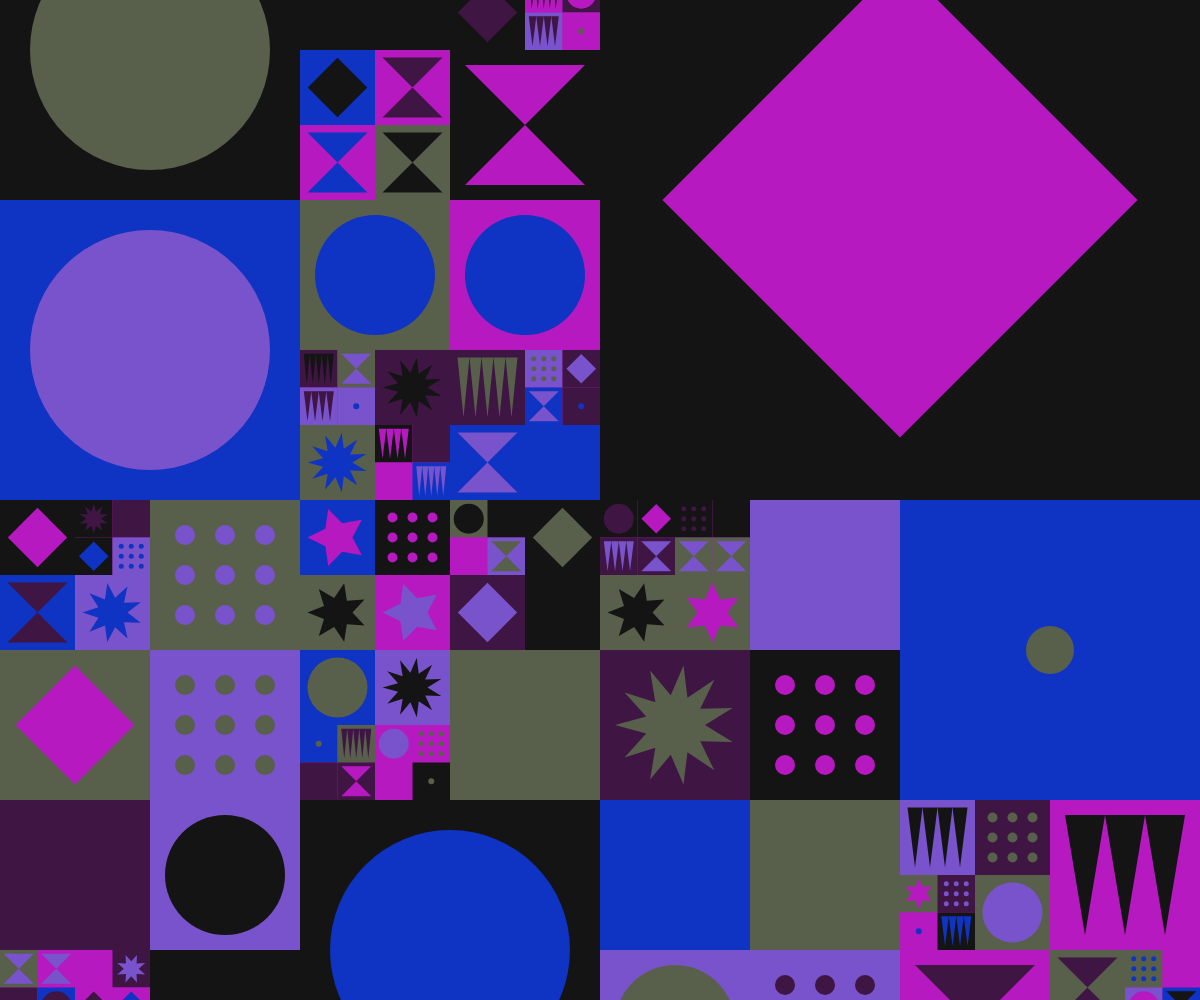
Frame 1 (no input)
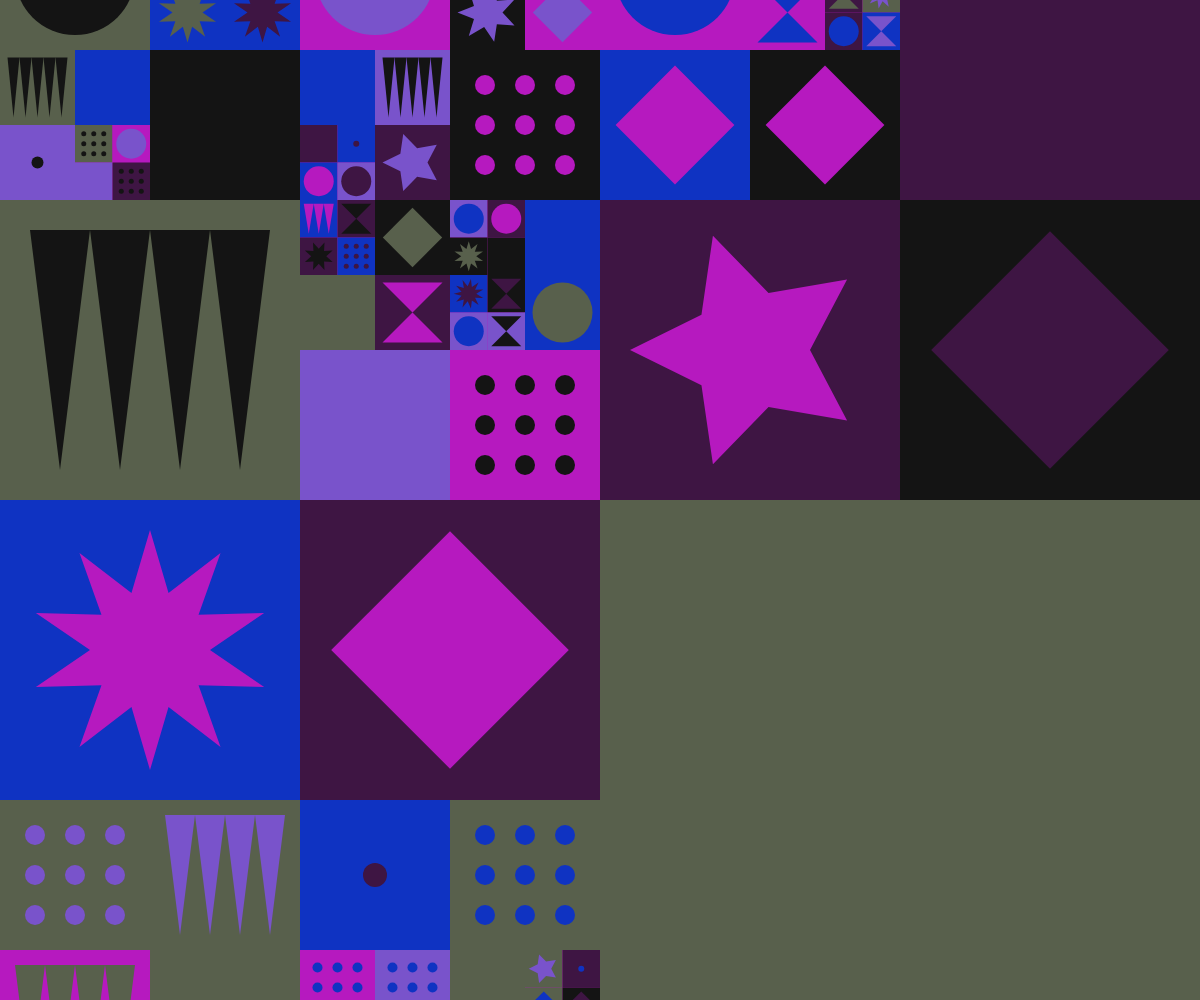
Frame 2 (the mouse pressed at the canvas centre, redrawn once)

The p5.js sketch that drew these frames (run headless with seeded random() and noise() and a simulated clock; the mouse was pressed at the canvas centre and the sketch redrawn once):

// p5.js sketch
// ── sketch.js
let colors = [];

function setup() {
  createCanvas(windowWidth, windowHeight);
  rectMode(CENTER);
  noLoop();
  generateNewPalette();
}

function draw() {
  background(colors[0]);
  let startSize = max(width, height);
  subdivide(width / 2, height / 2, startSize, 0);
}

function subdivide(x, y, s, depth) {
  let maxDepth = 5;
  let splitProb = map(depth, 0, maxDepth, 0.95, 0.1);

  if (depth < maxDepth && random() < splitProb) {
    let newS = s / 2;
    let off = s / 4;
    subdivide(x - off, y - off, newS, depth + 1);
    subdivide(x + off, y - off, newS, depth + 1);
    subdivide(x - off, y + off, newS, depth + 1);
    subdivide(x + off, y + off, newS, depth + 1);
  } else {
    drawCell(x, y, s);
  }
}

function drawCell(x, y, s) {
  push();
  translate(x, y);
  let bg = random(colors);
  fill(bg);
  noStroke();
  rect(0, 0, s, s);

  let fg = random(colors.filter(c => c !== bg));
  fill(fg);
  
  let type = floor(random(8));
  let inner = s * 0.8; 
  switch (type) {
    case 0: ellipse(0, 0, inner); break;
    case 1: drawStar(0, 0, inner/2, inner/4, floor(random(5, 12))); break;
    case 2: drawSawtooth(inner); break;
    case 3: 
      rotate(QUARTER_PI);
      rect(0, 0, inner * 0.7, inner * 0.7); 
      break;
    case 4: ellipse(0, 0, inner * 0.2); break;
    case 5: 
      triangle(-inner/2, -inner/2, inner/2, -inner/2, 0, 0);
      triangle(-inner/2, inner/2, inner/2, inner/2, 0, 0);
      break;
    case 6: // Grid of dots
      let dotS = inner / 3;
      for(let i = -1; i <= 1; i++) {
        for(let j = -1; j <= 1; j++) {
          ellipse(i * dotS, j * dotS, dotS * 0.5);
        }
      }
      break;
  }
  pop();
}

function generateNewPalette() {
  colors = [];
  for (let i = 0; i < 5; i++) {
    colors.push(color(random(255), random(120), random(255)));
  }
  colors.push(random() > 0.5 ? color(20) : color(250));
}

function drawStar(x, y, r1, r2, n) {
  let angle = TWO_PI / n;
  beginShape();
  for (let a = 0; a < TWO_PI; a += angle) {
    let sx = x + cos(a) * r2;
    let sy = y + sin(a) * r2;
    vertex(sx, sy);
    sx = x + cos(a + angle/2) * r1;
    sy = y + sin(a + angle/2) * r1;
    vertex(sx, sy);
  }
  endShape(CLOSE);
}

function drawSawtooth(s) {
  let steps = floor(random(3, 6));
  let w = s / steps;
  for (let i = 0; i < steps; i++) {
    let px = -s / 2 + i * w;
    triangle(px, -s / 2, px + w, -s / 2, px + w / 2, s / 2);
  }
}

// Adjust canvas if user resizes window
function windowResized() {
  resizeCanvas(windowWidth, windowHeight);
  redraw();
}

// Refresh logic
